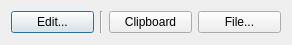
<?xml version="1.0" encoding="UTF-8"?>
<ui version="4.0">
 <class>SaveScreenshot</class>
 <widget class="QDialog" name="SaveScreenshot">
  <property name="geometry">
   <rect>
    <x>0</x>
    <y>0</y>
    <width>292</width>
    <height>45</height>
   </rect>
  </property>
  <property name="windowTitle">
   <string>Save to</string>
  </property>
  <layout class="QGridLayout" name="gridLayout">
   <item row="0" column="0">
    <widget class="QPushButton" name="pushEdit">
     <property name="text">
      <string>Edit...</string>
     </property>
     <property name="shortcut">
      <string>E</string>
     </property>
    </widget>
   </item>
   <item row="0" column="3">
    <widget class="QPushButton" name="pushFile">
     <property name="text">
      <string>File...</string>
     </property>
     <property name="shortcut">
      <string>F</string>
     </property>
    </widget>
   </item>
   <item row="0" column="2">
    <widget class="QPushButton" name="pushClipboard">
     <property name="text">
      <string>Clipboard</string>
     </property>
     <property name="shortcut">
      <string>C</string>
     </property>
    </widget>
   </item>
   <item row="0" column="1">
    <widget class="Line" name="line">
     <property name="orientation">
      <enum>Qt::Vertical</enum>
     </property>
    </widget>
   </item>
  </layout>
 </widget>
 <tabstops>
  <tabstop>pushEdit</tabstop>
  <tabstop>pushClipboard</tabstop>
  <tabstop>pushFile</tabstop>
 </tabstops>
 <resources/>
 <connections>
  <connection>
   <sender>pushClipboard</sender>
   <signal>clicked()</signal>
   <receiver>SaveScreenshot</receiver>
   <slot>slotClipboard()</slot>
   <hints>
    <hint type="sourcelabel">
     <x>174</x>
     <y>33</y>
    </hint>
    <hint type="destinationlabel">
     <x>56</x>
     <y>44</y>
    </hint>
   </hints>
  </connection>
  <connection>
   <sender>pushFile</sender>
   <signal>clicked()</signal>
   <receiver>SaveScreenshot</receiver>
   <slot>slotFile()</slot>
   <hints>
    <hint type="sourcelabel">
     <x>282</x>
     <y>33</y>
    </hint>
    <hint type="destinationlabel">
     <x>155</x>
     <y>44</y>
    </hint>
   </hints>
  </connection>
 </connections>
 <slots>
  <slot>slotClipboard()</slot>
  <slot>slotFile()</slot>
 </slots>
</ui>
